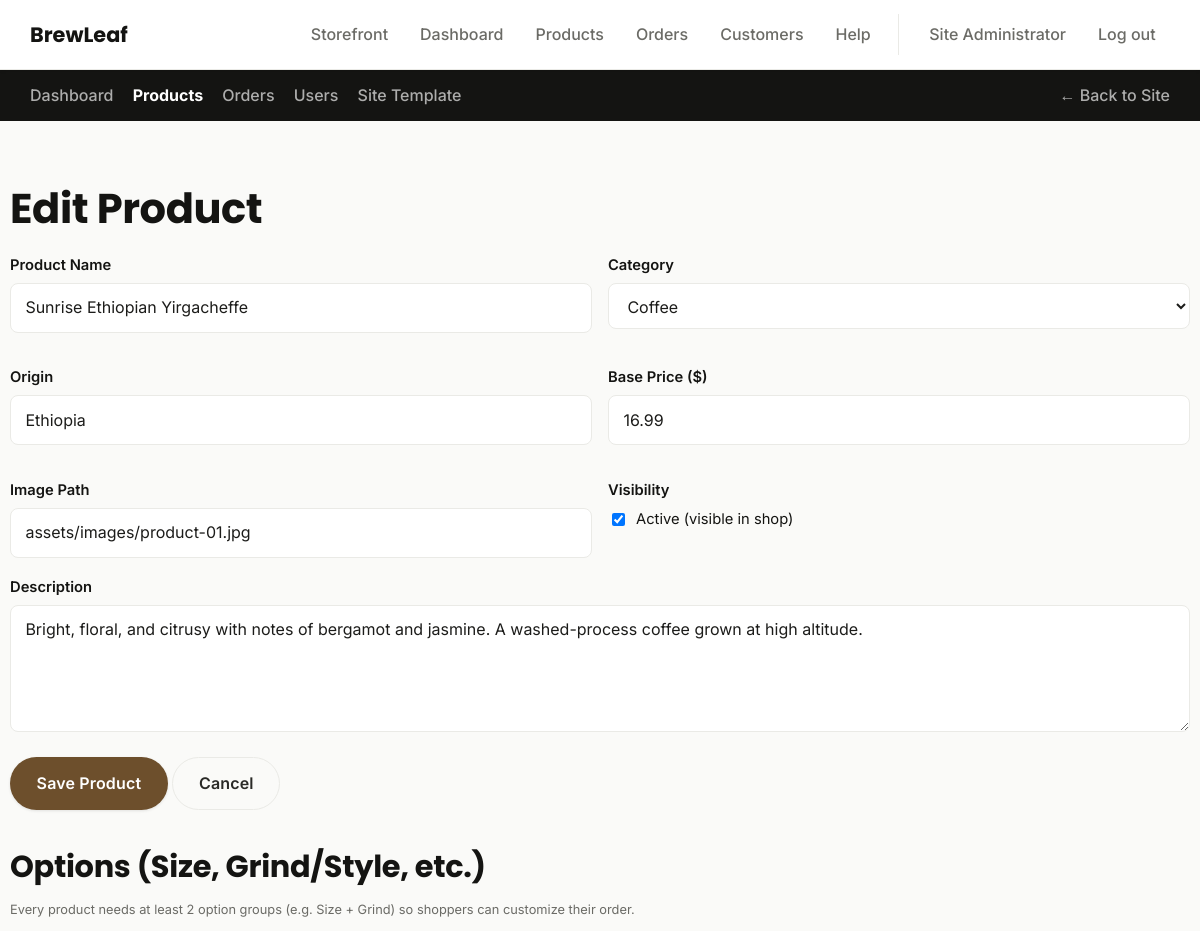
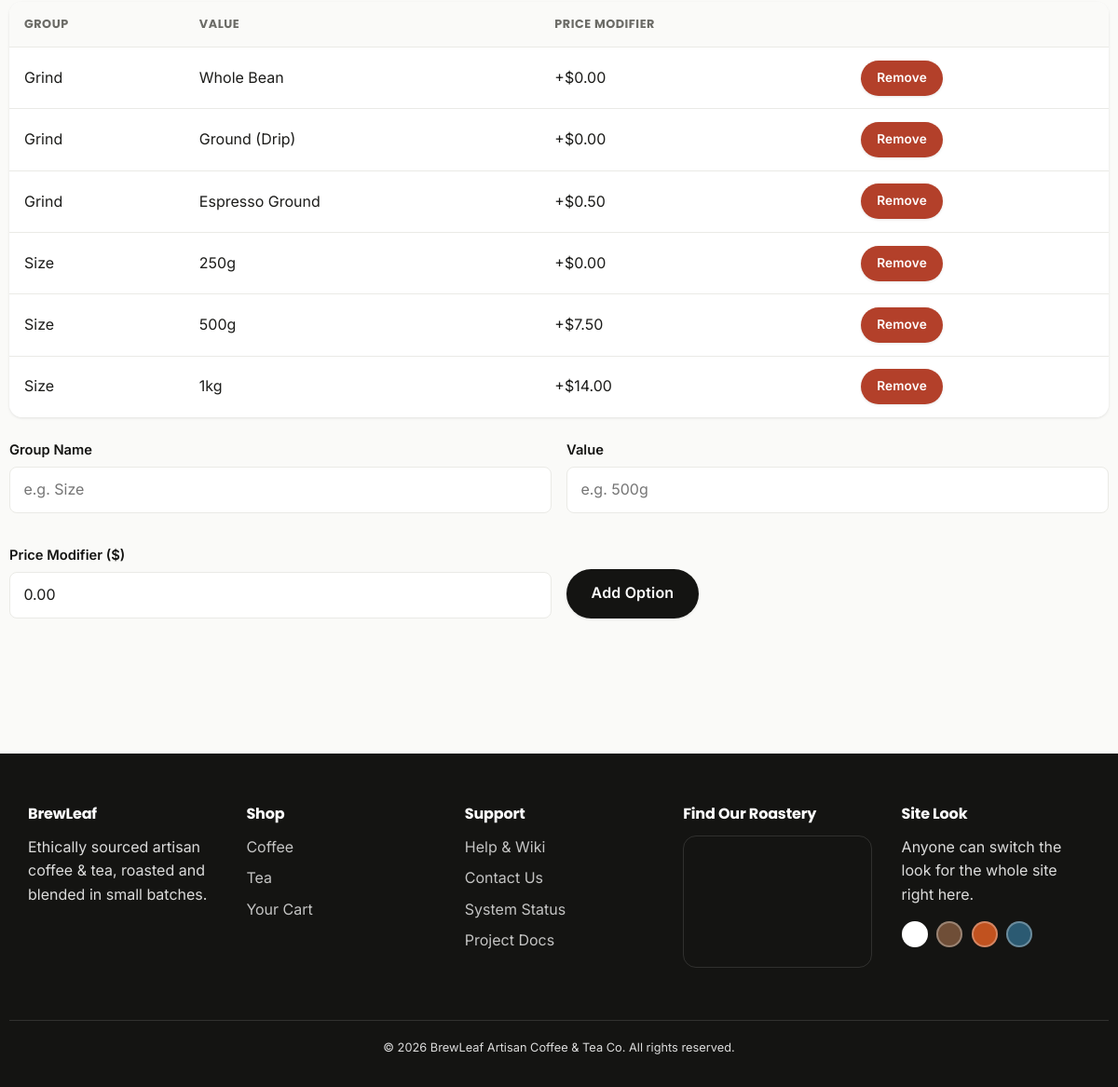
Screenshot of /admin/product-edit.php?id=1 (signed in) with the database file from the repository (2 pictures, top to bottom).
### tables this page shows
CREATE TABLE products (
    id              INT UNSIGNED AUTO_INCREMENT PRIMARY KEY,
    name            VARCHAR(120) NOT NULL,
    slug            VARCHAR(140) NOT NULL UNIQUE,
    category        ENUM('coffee','tea') NOT NULL,
    origin          VARCHAR(80)  NOT NULL,
    description     TEXT NOT NULL,
    base_price      DECIMAL(6,2) NOT NULL,
    image           VARCHAR(255) NOT NULL,
    rating_avg      DECIMAL(2,1) NOT NULL DEFAULT 0.0,
    rating_count    INT UNSIGNED NOT NULL DEFAULT 0,
    is_active       TINYINT(1) NOT NULL DEFAULT 1,
    created_at      TIMESTAMP NOT NULL DEFAULT CURRENT_TIMESTAMP
);

CREATE TABLE product_options (
    id              INT UNSIGNED AUTO_INCREMENT PRIMARY KEY,
    product_id      INT UNSIGNED NOT NULL,
    option_group    VARCHAR(40)  NOT NULL,    
    option_value    VARCHAR(60)  NOT NULL,    
    price_modifier  DECIMAL(6,2) NOT NULL DEFAULT 0.00,
    FOREIGN KEY (product_id) REFERENCES products(id) ON DELETE CASCADE
);

CREATE TABLE site_settings (
    setting_key     VARCHAR(60) PRIMARY KEY,
    setting_value   VARCHAR(255) NOT NULL
);

### includes/functions.php (called while the page is built, shortened)
<?php
function h(?string $value): string
{
    return htmlspecialchars($value ?? '', ENT_QUOTES, 'UTF-8');
}
function money(float $amount): string
{
    return '$' . number_format($amount, 2);
}
function get_product_options(mysqli $conn, int $productId): array
{
    $stmt = $conn->prepare(
        'SELECT id, option_group, option_value, price_modifier
         FROM product_options WHERE product_id = ? ORDER BY option_group, id'
    );
    $stmt->bind_param('i', $productId);
    $stmt->execute();
    $result = $stmt->get_result();
    $grouped = [];
    while ($row = $result->fetch_assoc()) {
        $grouped[$row['option_group']][] = $row;
    }
    return $grouped;
}

### admin/product-edit.php (the view, shortened to what this page needs)
<?php
require_once __DIR__ . '/../config/db.php';
require_once __DIR__ . '/../includes/functions.php';
$id = isset($_GET['id']) ? (int) $_GET['id'] : null;
$product = ['name' => '', 'slug' => '', 'category' => 'coffee', 'origin' => '', 'description' => '', 'base_price' => '', 'image' => 'assets/images/product-01.jpg', 'is_active' => 1];
if ($id) {
    $s = $conn->prepare('SELECT * FROM products WHERE id = ?');
    $s->bind_param('i', $id);
    $s->execute();
    $found = $s->get_result()->fetch_assoc();
    if ($found) $product = $found;
}
$existingOptions = $id ? get_product_options($conn, $id) : [];
require_once __DIR__ . '/../includes/header.php';
require_once __DIR__ . '/../includes/admin-nav.php';
?>
<section class="section container">
  <h1><?= $id ? 'Edit Product' : 'Add New Product' ?></h1>
  <form method="post" action="product-edit.php<?= $id ? '?id=' . $id : '' ?>" data-validate>
    <div class="form-grid">
      <div class="form-row">
        <label for="name">Product Name</label>
        <input type="text" id="name" name="name" value="<?= h($product['name']) ?>" required>
      </div>
      <div class="form-row">
        <label for="category">Category</label>
        <select id="category" name="category">
          <option value="coffee" <?= $product['category'] === 'coffee' ? 'selected' : '' ?>>Coffee</option>
        </select>
      </div>
      <div class="form-row">
        <label for="origin">Origin</label>
        <input type="text" id="origin" name="origin" value="<?= h($product['origin']) ?>">
      </div>
      <div class="form-row">
        <label for="base_price">Base Price ($)</label>
        <input type="number" id="base_price" name="base_price" step="0.01" min="0.01" value="<?= h($product['base_price']) ?>" required>
      </div>
      <div class="form-row">
        <label for="image">Image Path</label>
        <input type="text" id="image" name="image" value="<?= h($product['image']) ?>">
      </div>
      <div class="form-row">
        <label for="is_active">Visibility</label>
        <label class="checkbox-row">
          <input type="checkbox" id="is_active" name="is_active" class="w-auto" <?= $product['is_active'] ? 'checked' : '' ?>> Active (visible in shop)
        </label>
      </div>
    </div>
    <div class="form-row">
      <label for="description">Description</label>
      <textarea id="description" name="description" rows="4"><?= h($product['description']) ?></textarea>
    </div>
    <button type="submit" name="save_product" value="1" class="btn btn-accent">Save Product</button>
    <a href="products.php" class="btn btn-outline">Cancel</a>
  </form>
  <?php if ($id): ?>
    <h2 id="options" class="mt-xxl">Options (Size, Grind/Style, etc.)</h2>
    <p class="form-hint">Every product needs at least 2 option groups (e.g. Size + Grind) so shoppers can customize their order.</p>
    <div class="table-scroll mb-lg">
      <table>
        <thead><tr><th>Group</th><th>Value</th><th>Price Modifier</th><th></th></tr></thead>
        <tbody>
          <?php foreach ($existingOptions as $group => $rows): foreach ($rows as $opt): ?>
            <tr>
              <td><?= h($group) ?></td>
              <td><?= h($opt['option_value']) ?></td>
              <td><?= h($opt['price_modifier']) >= 0 ? '+' . money((float) $opt['price_modifier']) : money((float) $opt['price_modifier']) ?></td>
              <td>
                <form method="post" action="product-edit.php?id=<?= $id ?>" data-confirm="Remove this option?">
                  <button type="submit" class="btn btn-sm btn-danger">Remove</button>
                </form>
              </td>
            </tr>
          <?php endforeach; endforeach; ?>
        </tbody>
      </table>
    </div>
    <form method="post" action="product-edit.php?id=<?= $id ?>#options" class="form-grid form-grid-end">
      <div class="form-row">
        <label for="option_group">Group Name</label>
        <input type="text" id="option_group" name="option_group" placeholder="e.g. Size">
      </div>
      <div class="form-row">
        <label for="option_value">Value</label>
        <input type="text" id="option_value" name="option_value" placeholder="e.g. 500g">
      </div>
      <div class="form-row">
        <label for="price_modifier">Price Modifier ($)</label>
        <input type="number" id="price_modifier" name="price_modifier" step="0.01" value="0.00">
      </div>
      <div class="form-row">
        <button type="submit" name="add_option" value="1" class="btn">Add Option</button>
      </div>
    </form>
  <?php else: ?>
    <p class="form-hint mt-xl">Save the product first, then you'll be able to add its size/grind options.</p>
  <?php endif; ?>
</section>
<?php require_once __DIR__ . '/../includes/footer.php'; ?>

### assets/css/variables.css (style rules this page uses)
:root { --color-bg: #faf7f2; --color-surface: #ffffff; --color-text: #2b2320; --color-text-muted: #6b5f57; --color-primary: #6f4e37; --color-primary-dark: #4a3225; --color-accent: #c98a3b; --color-accent-dark: #966732; --color-border: #e7ddd2; --color-success: #3a7a4e; --color-success-bg: #e6f4ea; --color-success-border: #bfe3c9; --color-danger: #b3402a; --color-danger-bg: #fbe9e5; --color-danger-border: #f0c3b8; --font-heading: 'Poppins', 'Segoe UI', sans-serif; --font-body: 'Inter', 'Segoe UI', sans-serif; --radius-sm: 8px; --radius: 14px; --radius-lg: 22px; --shadow-sm: 0 1px 3px rgba(0, 0, 0, .1); --shadow-md: 0 10px 28px -8px rgba(0, 0, 0, .22); --shadow-lg: 0 24px 48px -12px rgba(0, 0, 0, .28); --transition: 180ms ease; --transition-slow: 320ms ease-out; }

### assets/css/theme-white.css (style rules this page uses)
:root { --color-bg: #fafaf8; --color-surface: #ffffff; --color-text: #1c1c1a; --color-text-muted: #6b6b66; --color-primary: #2a2a27; --color-primary-dark: #141412; --color-accent: #ffffff; --color-accent-dark: #6d4f2c; --color-border: #eaeae6; }

### assets/css/base.css (style rules this page uses)
*, *::before, *::after { box-sizing: border-box; }
html { scroll-behavior: smooth; }
html, body { margin: 0; padding: 0; }
a { color: inherit; text-decoration: none; }
button { font: inherit; cursor: pointer; }
body { background: var(--color-bg); color: var(--color-text); font-family: var(--font-body); line-height: 1.6; -webkit-font-smoothing: antialiased; }
h1, h2, h3, h4 { font-family: var(--font-heading); color: var(--color-primary-dark); line-height: 1.15; letter-spacing: -.01em; margin: 0 0 .5em; }
h1 { font-size: 2.6rem; }
h2 { font-size: 1.9rem; }
p { margin: 0 0 1em; }
.container { width: 100%; max-width: 1180px; margin: 0 auto; padding: 0 1.25rem; }

### assets/css/buttons.css (style rules this page uses)
.btn { display: inline-flex; align-items: center; gap: .5rem; padding: .8rem 1.6rem; border-radius: 999px; border: 1px solid transparent; background: var(--color-primary-dark); color: #fff; font-weight: 600; letter-spacing: .01em; box-shadow: var(--shadow-sm); transition: transform var(--transition-slow), box-shadow var(--transition-slow), background var(--transition); }
.btn-outline { background: transparent; border-color: var(--color-border); color: var(--color-primary); box-shadow: none; }
.btn-accent { background: var(--color-accent-dark); }
.btn-danger { background: var(--color-danger); }
.btn-sm { padding: .45rem 1rem; font-size: .85rem; }

### assets/css/forms.css (style rules this page uses)
label { display: block; font-weight: 600; margin-bottom: .35rem; font-size: .92rem; color: var(--color-primary-dark); }
input, select, textarea { width: 100%; padding: .7rem .9rem; border: 1px solid var(--color-border); border-radius: var(--radius-sm); font: inherit; background: var(--color-surface); color: var(--color-text); transition: border-color var(--transition), box-shadow var(--transition); }
.form-row { margin-bottom: 1.1rem; }
.form-grid { display: grid; grid-template-columns: 1fr 1fr; gap: 1rem; }
.form-hint { font-size: .8rem; color: var(--color-text-muted); margin-top: .25rem; }
.checkbox-row { font-weight: normal; display: flex; align-items: center; gap: .5rem; }
.form-grid-end { align-items: end; }

### assets/css/sections.css (style rules this page uses)
.section { padding: 4rem 0; }

### assets/css/tables.css (style rules this page uses)
table { display: block; overflow-x: auto; overflow-y: hidden; -webkit-overflow-scrolling: touch; width: 100%; border-collapse: collapse; background: var(--color-surface); border-radius: var(--radius); box-shadow: var(--shadow-sm); }
.table-scroll { overflow-x: auto; -webkit-overflow-scrolling: touch; border-radius: var(--radius); box-shadow: var(--shadow-sm); }
.table-scroll table { display: table; overflow: visible; width: 100%; box-shadow: none; border-radius: 0; }
th, td { text-align: left; padding: .85rem 1rem; border-bottom: 1px solid var(--color-border); }
th { background: var(--color-bg); font-family: var(--font-heading); font-size: .8rem; text-transform: uppercase; letter-spacing: .04em; color: var(--color-text-muted); }
tbody tr { transition: background var(--transition); }
tr:last-child td { border-bottom: none; }

### assets/css/utilities.css (style rules this page uses)
.mt-xxl { margin-top: 2.5rem; }
.mb-lg { margin-bottom: 1.5rem; }
.w-auto { width: auto; }

### rows the page displays
products: name "Sunrise Ethiopian Yirgacheffe", category "Coffee", origin "Ethiopia", base_price "16.99", image "assets/images/product-01.jpg", is_active "☑", description "Bright, floral, and citrusy with notes of bergamot and jasmine. A washed-process coffee grown at high altitude."
product_options: group "Grind", option_value "Whole Bean", price_modifier "$0.00"
product_options: group "Grind", option_value "Ground (Drip)", price_modifier "$0.00"
product_options: group "Grind", option_value "Espresso Ground", price_modifier "$0.50"
product_options: group "Size", option_value "250g", price_modifier "$0.00"
product_options: group "Size", option_value "500g", price_modifier "$7.50"
product_options: group "Size", option_value "1kg", price_modifier "$14.00"

### other values shown
$_SESSION['full_name'] "Site Administrator"
$link['label'] "Dashboard"
$link['label'] "Products"
$link['label'] "Orders"
$link['label'] "Users"
$link['label'] "Site Template"
